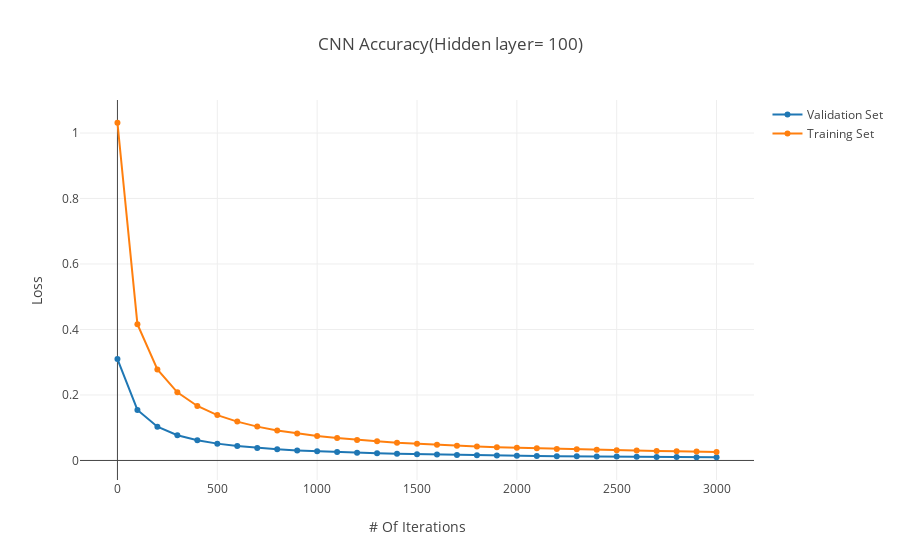

The notebook cell this image was saved under:
### Code cell
trace0 = go.Scatter(
    x = np.arange(31) * 100,
    y = val_loss,
    mode = 'lines+markers',
    name = 'Validation Set')
    
trace1 = go.Scatter(
    x = np.arange(31) * 100,
    y = train_loss,
    mode = 'lines+markers',
    name = 'Training Set')
    
data = [trace0, trace1]

layout = dict(title = 'CNN Accuracy(Hidden layer= 100)',
              xaxis = dict(title = '# Of Iterations'),
              yaxis = dict(title = 'Loss'),
              )

fig = go.Figure(data=data, layout=layout)
offline.iplot(fig, filename='angled-text-bar')

### Figure 1 — Plotly figure (JSON) as saved in the notebook; plotly's stock layout.template omitted (floating-point values rounded to 4 significant figures)
{"data": [{"mode": "lines+markers", "name": "Validation Set", "type": "scatter", "x": [0, 100, 200, 300, 400, 500, 600, 700, 800, 900, 1000, 1100, 1200, 1300, 1400, 1500, 1600, 1700, 1800, 1900, 2000, 2100, 2200, 2300, 2400, 2500, 2600, 2700, 2800, 2900, 3000], "y": [0.3096, 0.1542, 0.1029, 0.07709, 0.06154, 0.0514, 0.04384, 0.0384, 0.03405, 0.03062, 0.02788, 0.02548, 0.02391, 0.02184, 0.02035, 0.01908, 0.01794, 0.01695, 0.01604, 0.01527, 0.01452, 0.01386, 0.01323, 0.01272, 0.01222, 0.01173, 0.01127, 0.0109, 0.01049, 0.01018, 0.009807]}, {"mode": "lines+markers", "name": "Training Set", "type": "scatter", "x": [0, 100, 200, 300, 400, 500, 600, 700, 800, 900, 1000, 1100, 1200, 1300, 1400, 1500, 1600, 1700, 1800, 1900, 2000, 2100, 2200, 2300, 2400, 2500, 2600, 2700, 2800, 2900, 3000], "y": [1.031, 0.4163, 0.278, 0.2081, 0.1663, 0.1386, 0.1186, 0.1033, 0.09134, 0.08251, 0.0748, 0.06835, 0.0626, 0.05868, 0.05419, 0.05081, 0.04812, 0.04528, 0.04269, 0.04054, 0.03888, 0.03702, 0.03514, 0.03398, 0.03261, 0.03108, 0.03008, 0.02909, 0.02789, 0.02706, 0.02596]}], "layout": {"title": "CNN Accuracy(Hidden layer= 100)", "xaxis": {"title": "# Of Iterations"}, "yaxis": {"title": "Loss"}}}
